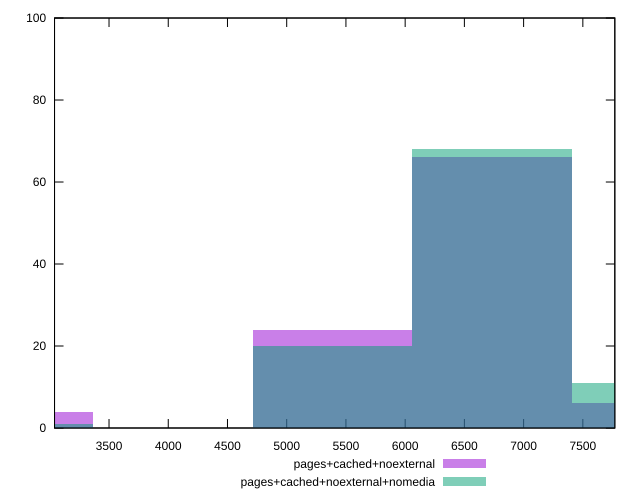

The gnuplot source for this figure:
reset

$pagesCachedNoexternal <<EOF
6734.476296296993 66
5387.581037037594 24
8081.37155555639 6
2693.790518518797 4
EOF

$pagesCachedNoexternalNomedia <<EOF
6734.476296296993 68
8081.37155555639 11
5387.581037037594 20
2693.790518518797 1
EOF

set key outside below
set boxwidth 1346.8952592593985
set xrange [3040:7770]
set yrange [0:100]
set trange [0:100]
set style fill transparent solid 0.5 noborder
set terminal svg size 640, 500 enhanced background rgb 'white'
set output "reprap/unused-javascript/comparison/histogram/2_vs_3.svg"

plot $pagesCachedNoexternal title "pages+cached+noexternal" with boxes, \
     $pagesCachedNoexternalNomedia title "pages+cached+noexternal+nomedia" with boxes

reset
